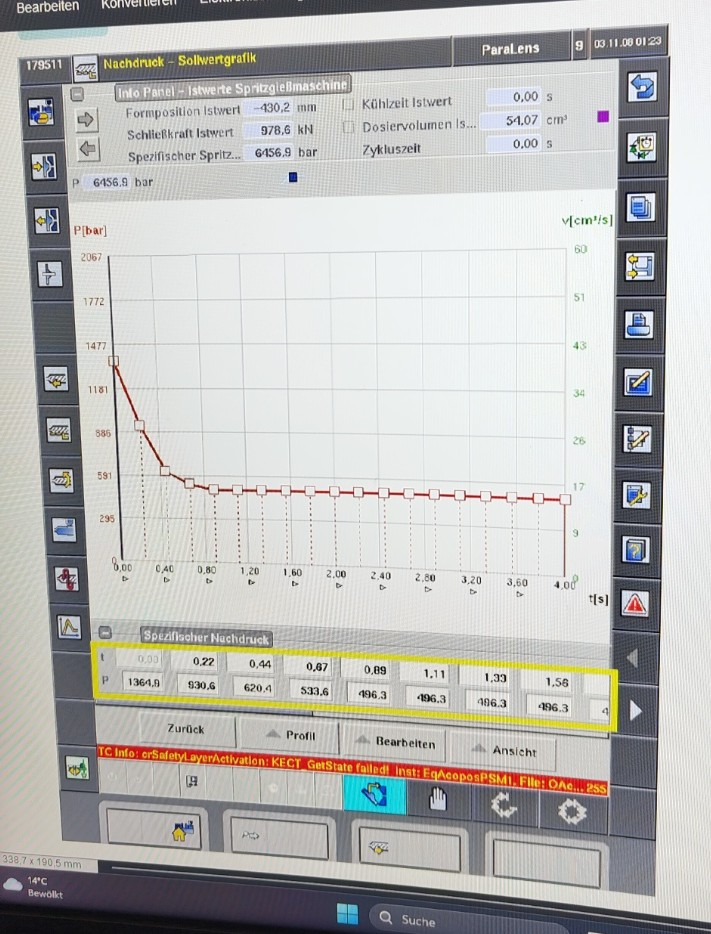
#> input picture prototype/display4_rect_test.jpg, 711 x 934 px, given in place of h264.sdp, which was not available
$ python stream_viewer.py
#> lines starting #> are read from the running program, lines starting #| are printed output that depends on the picture; after the words box and inside, x2 and y2 are one past the last pixel; in counts of white or black regions, pixels touching at a corner belong together; pictures that were not available may be replaced by others from this repository, and a replacement may not be noted
import os
import json
import cv2
import numpy as np
from typing import List, Optional, Tuple


# =========================
# Constants (edit as needed)
# =========================

# RTSP/Video source
RTSP_URL = "rtsp://192.168.1.183:8080/h264.sdp"

# Rotate each frame (OpenCV constants): None or cv2.ROTATE_90_CLOCKWISE/COUNTERCLOCKWISE/180
FRAME_ROTATE = cv2.ROTATE_90_CLOCKWISE

# Screen region assumption inside the camera frame (percentage of width, 3:4 aspect)
SCREEN_WIDTH_RATIO = 0.80  # 80% of frame width
SCREEN_ASPECT_W = 3
SCREEN_ASPECT_H = 4

# Matching thresholds
CONTOUR_POLY_EPSILON_FACTOR = 0.02  # fraction of arc length for approxPolyDP
MIN_IOU_FOR_MATCH = 0.30
BOX_ACCURACY_THRESHOLD = 0.60  # fraction of boxes that must be matched

# Homography / virtual template size (in pixels) used for geometric mapping
TEMPLATE_TARGET_W = 1200
TEMPLATE_TARGET_H = 1600  # keep 3:4


# JSON-Template laden (Datei mit Liste von Box-Objekten)
def load_template_from_json(file_path):
    try:
        with open(file_path, "r", encoding="utf-8") as f:
#> (reads template-gen/templates/0.2 Bildschirmaufbau_Screendetection.json from the repository)
            data = json.load(f)
        if not isinstance(data, list):
            raise ValueError("Template JSON muss eine Liste sein.")

        normalized_boxes = []
        for item in data:
            if not all(k in item for k in ("id", "x", "y", "width", "height")):
                continue
            normalized_boxes.append({
                "id": str(item["id"]),
                "x": float(item["x"]),
                "y": float(item["y"]),
                "width": float(item["width"]),
                "height": float(item["height"]),
            })

        if not normalized_boxes:
            raise ValueError("Keine gültigen Boxen in JSON gefunden.")
        return normalized_boxes
    except Exception as e:
        print(f"Fehler beim Laden der Template-Datei '{file_path}': {e}")
        return None


# Fester JSON-Pfad fürs schnelle Testen (ohne CLI-Argumente)
JSON_TEMPLATE_PATH = os.path.join(
    os.path.dirname(__file__),
    "templates",
    "0.2 Bildschirmaufbau_Screendetection.json",
)

TEMPLATE_BOXES = load_template_from_json(JSON_TEMPLATE_PATH)


# =========================
# Utility functions
# =========================

def iou(rect_a: Tuple[int, int, int, int], rect_b: Tuple[int, int, int, int]) -> float:
    xA = max(rect_a[0], rect_b[0])
    yA = max(rect_a[1], rect_b[1])
    xB = min(rect_a[0] + rect_a[2], rect_b[0] + rect_b[2])
    yB = min(rect_a[1] + rect_a[3], rect_b[1] + rect_b[3])
    inter_w = max(0, xB - xA)
    inter_h = max(0, yB - yA)
    inter_area = inter_w * inter_h
    area_a = rect_a[2] * rect_a[3]
    area_b = rect_b[2] * rect_b[3]
    union = area_a + area_b - inter_area
    return inter_area / union if union > 0 else 0.0


# [82 lines left out: functions percent_box_to_pts, rect_to_pts_xywh, build_correspondences, compute_homography_from_partial, draw_poly, overlay_from_partial_matches, not called in this run]


def run_stream_viewer():
    if TEMPLATE_BOXES is None:
        print("Template konnte nicht geladen werden. Beende.")
        return

    os.environ["OPENCV_FFMPEG_CAPTURE_OPTIONS"] = os.environ.get(
        "OPENCV_FFMPEG_CAPTURE_OPTIONS", "rtsp_transport;udp|max_delay;0"
    )

    cap = cv2.VideoCapture(RTSP_URL)
    cap.set(cv2.CAP_PROP_BUFFERSIZE, 1)

    if not cap.isOpened():
        print("Konnte Videoquelle nicht öffnen:", RTSP_URL)
        return

    ui_screen_capture = None
    ui_screen_boxes: Optional[List[Optional[Tuple[int, int, int, int]]]] = None

    while ui_screen_capture is None:
        for _ in range(3):
            cap.grab()
        ret, img = cap.retrieve()
#> img is the input picture: shape (934, 711, 3); mean B, G, R 183.9, 186.2, 186.4
#> ret = True
        if not ret:
            ret, img = cap.read()
        if not ret:
            break

        if FRAME_ROTATE is not None:
            img = cv2.rotate(img, FRAME_ROTATE)
#> img: shape (711, 934, 3)

        h, w = img.shape[:2]
#> h = 711; w = 934

        screen_w = int(w * SCREEN_WIDTH_RATIO)
#> screen_w = 747
        screen_h = int(screen_w * SCREEN_ASPECT_H / SCREEN_ASPECT_W)
#> screen_h = 996
        screen_x = (w - screen_w) // 2
#> screen_x = 93
        screen_y = (h - screen_h) // 2
#> screen_y = -143

        template_px: List[Tuple[int, int, int, int]] = []
        for b in TEMPLATE_BOXES:
            x = screen_x + int(b["x"] / 100 * screen_w)
            y = screen_y + int(b["y"] / 100 * screen_h)
            bw = int(b["width"] / 100 * screen_w)
            bh = int(b["height"] / 100 * screen_h)
            template_px.append((x, y, bw, bh))

        gray = cv2.cvtColor(img, cv2.COLOR_BGR2GRAY)
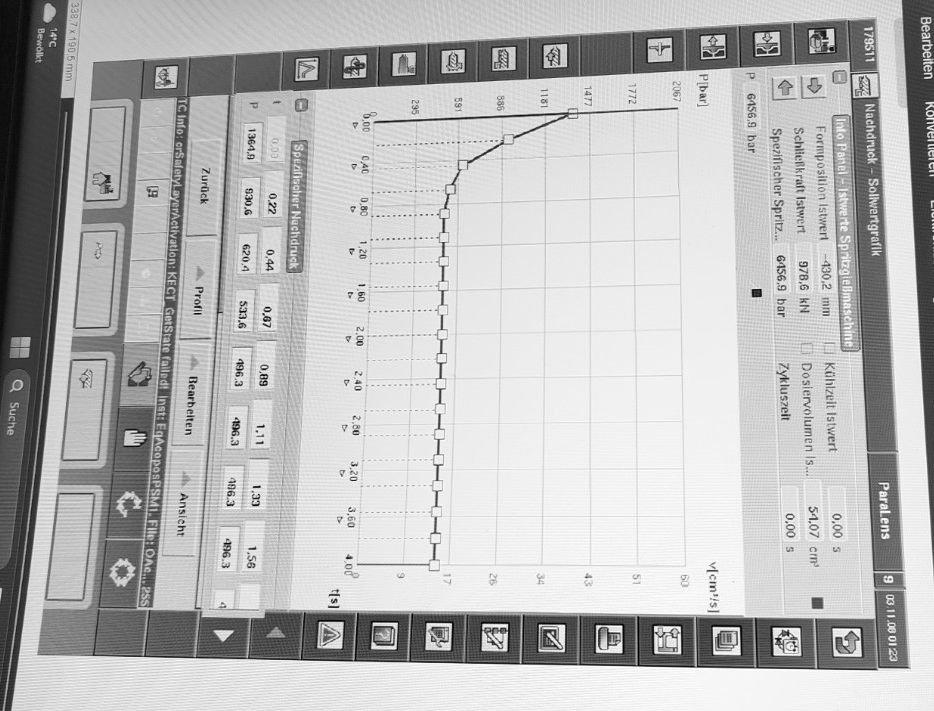
#> gray: shape (711, 934); min 0, max 255, mean 186
        edges = cv2.Canny(gray, 50, 150)
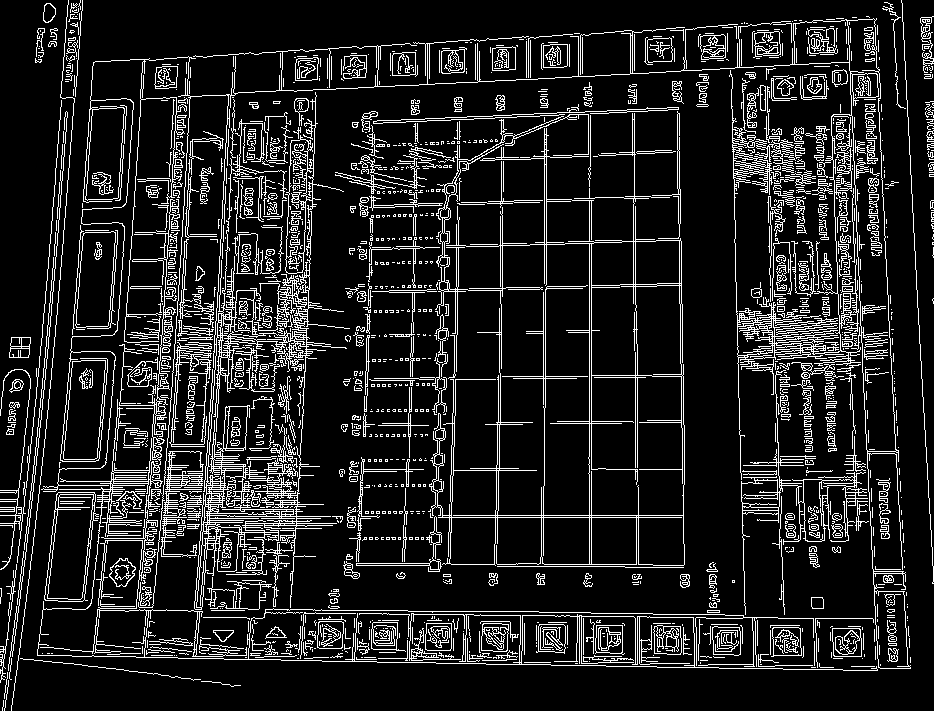
#> edges: shape (711, 934); 12.9% white in thin lines or dots
        contours, _ = cv2.findContours(edges, cv2.RETR_EXTERNAL, cv2.CHAIN_APPROX_SIMPLE)
#> contours = 1307 contours, 1145 with area under 20; largest, box (x1, y1, x2, y2) and area: (429, 113, 685, 566) 64685, (41, 18, 911, 669) 51684, (37, 199, 878, 671) 20839, (44, 492, 99, 602) 4288, (75, 231, 116, 328) 3088

        matched_template_boxes: List[Optional[Tuple[int, int, int, int]]] = [None] * len(template_px)

        # Draw detected quads and match
        for cnt in contours:
            perim = cv2.arcLength(cnt, True)
            approx = cv2.approxPolyDP(cnt, CONTOUR_POLY_EPSILON_FACTOR * perim, True)
            if len(approx) == 4:
                x, y, bw, bh = cv2.boundingRect(approx)
                # draw detected rectangle
                cv2.rectangle(img, (x, y), (x + bw, y + bh), (0, 0, 255), 2)

                best_iou = 0.0
                best_idx = -1
                for idx, tb in enumerate(template_px):
                    current_iou = iou((x, y, bw, bh), tb)
                    if current_iou > best_iou:
                        best_iou = current_iou
                        best_idx = idx
                if best_iou > MIN_IOU_FOR_MATCH and best_idx != -1:
                    matched_template_boxes[best_idx] = (x, y, bw, bh)
#> this loop made 1307 passes
#> (perim, approx, x, y, bw, bh) on passes 21, 24: (43.41, [[356, 657], [356, 659], [376, 659], [357, 659]], 356, 657, 21, 3), (22.83, [[713, 656], [714, 657], [724, 657], [714, 657]], 713, 656, 12, 2)
#> (perim, approx) on passes 3, 4, 5, 6, 7, 9: (63.31, [[8, 680], [4, 710]]), (54.49, [[7, 672], [4, 698]]), (8, [[811, 667], [815, 667]]), (46, [[851, 666], [874, 666]]), (2, [[760, 664], [761, 664]]), (2, [[700, 662], [700, 663]])
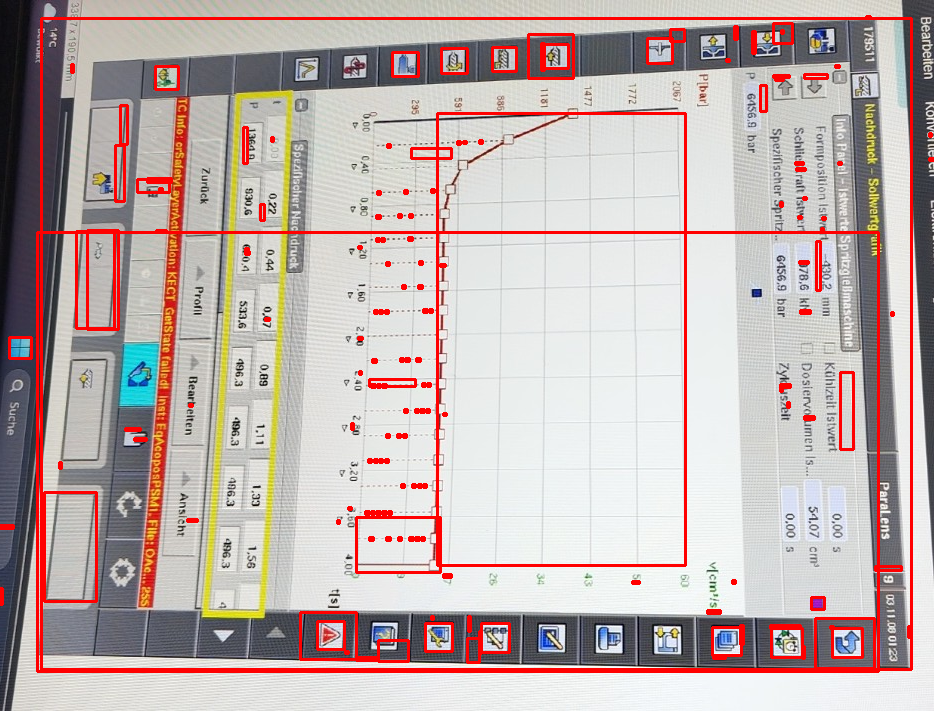
#> img: shape (711, 934, 3); mean B, G, R 174.1, 176.4, 191.2

        # Draw screen and template boxes
        cv2.rectangle(img, (screen_x, screen_y), (screen_x + screen_w, screen_y + screen_h), (0, 255, 0), 2)
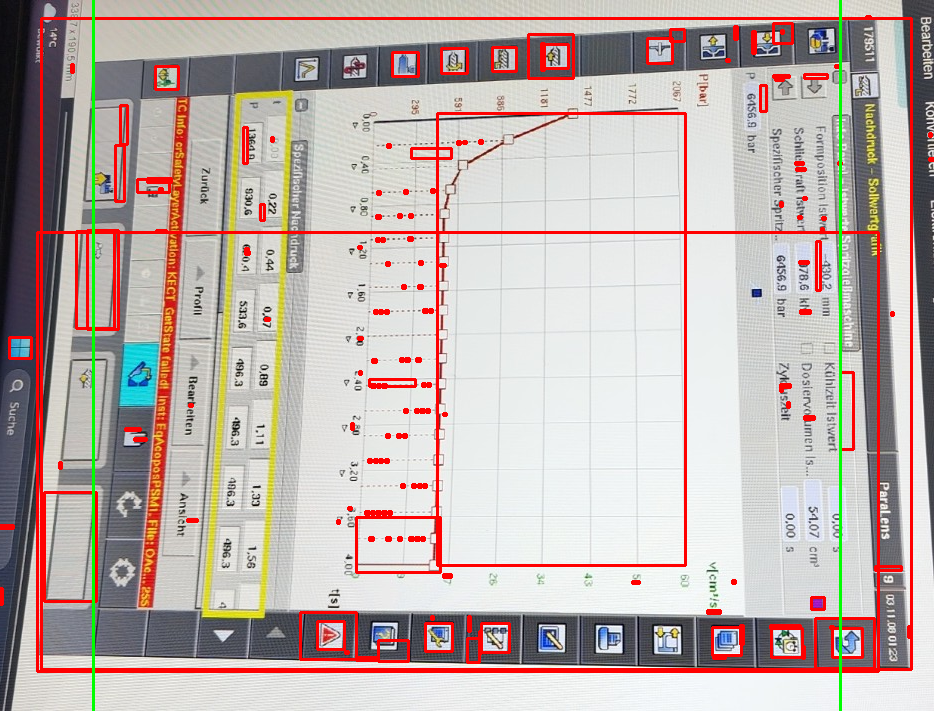
#> img: shape (711, 934, 3); 0.64% of pixels changed, all inside (x1, y1, x2, y2) = (92, 0, 842, 711)
        for (tx, ty, tw, th) in template_px:
            cv2.rectangle(img, (tx, ty), (tx + tw, ty + th), (255, 0, 0), 1)
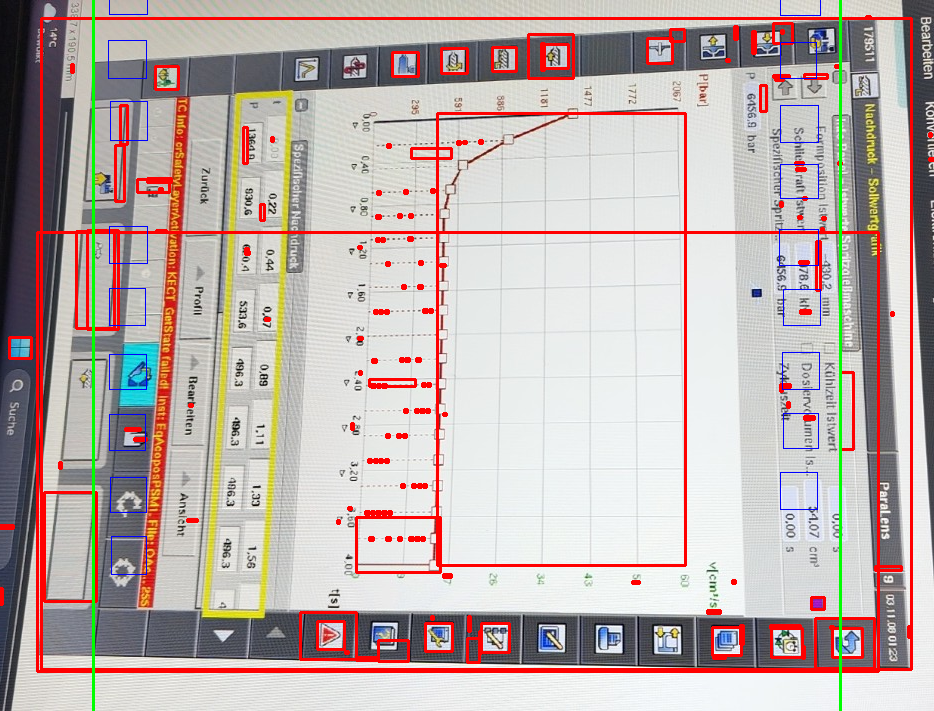
#> img: shape (711, 934, 3); 0.37% of pixels changed, all inside (x1, y1, x2, y2) = (108, 0, 821, 575)

        accuracy = 1 - matched_template_boxes.count(None) / max(1, len(matched_template_boxes))
        cv2.putText(img, f"Accuracy: {accuracy:.2f}", (10, 30), cv2.FONT_HERSHEY_SIMPLEX, 1, (255, 255, 0), 2)
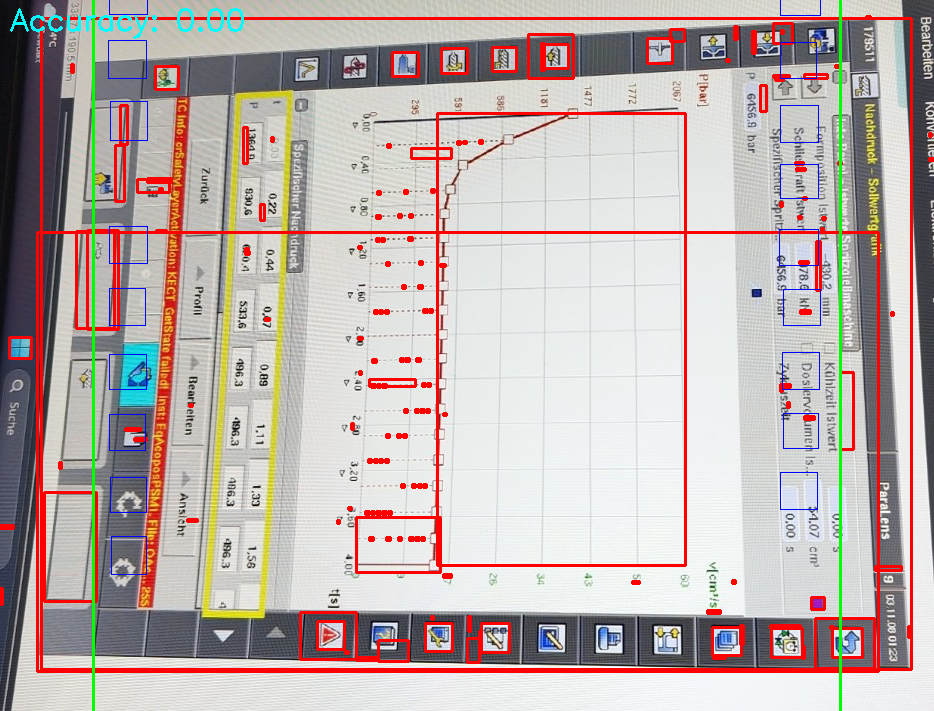
#> img: shape (711, 934, 3); 0.22% of pixels changed, all inside (x1, y1, x2, y2) = (10, 8, 244, 39)

        cv2.imshow("Template Matching Rectangles", cv2.resize(img, (0, 0), fx=0.5, fy=0.5))
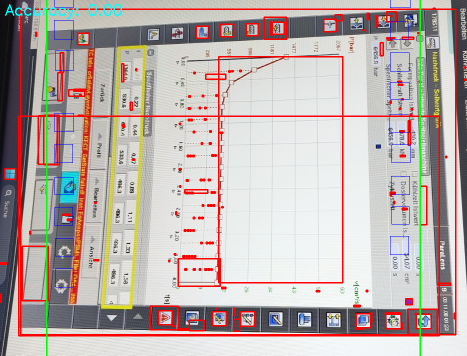
#> window 'Template Matching Rectangles': shape (356, 467, 3); mean B, G, R 173.9, 176.8, 189.1

        if len(matched_template_boxes) > 0 and accuracy >= BOX_ACCURACY_THRESHOLD:
            ui_screen_capture = img
            ui_screen_boxes = matched_template_boxes
            # Also show a quick freeze window indicating success
            cv2.imshow("All Boxes Matched", cv2.resize(img, (0, 0), fx=0.5, fy=0.5))
            cv2.waitKey(500)
            break

        key = cv2.waitKey(1) & 0xFF
#> (key q is pressed here)
        if key == ord('q'):
            break

    if ui_screen_capture is not None and ui_screen_boxes is not None:
        vis, warped, _ = overlay_from_partial_matches(
            ui_screen_capture, TEMPLATE_BOXES, ui_screen_boxes,
            target_w=TEMPLATE_TARGET_W, target_h=TEMPLATE_TARGET_H, draw_warp=True
        )
        cv2.imshow("Overlay check (interpoliert)", cv2.resize(vis, (0, 0), fx=0.5, fy=0.5))
        if warped is not None:
            cv2.imshow("Warped 3:4", cv2.resize(warped, (0, 0), fx=0.5, fy=0.5))

    # Keep windows open until user quits
    while True:
        key = cv2.waitKey(20) & 0xFF
#> (key q is pressed here)
        if key == ord('q') or key == 27:  # q or ESC
            break

    cap.release()
    cv2.destroyAllWindows()


if __name__ == "__main__":
    run_stream_viewer()
